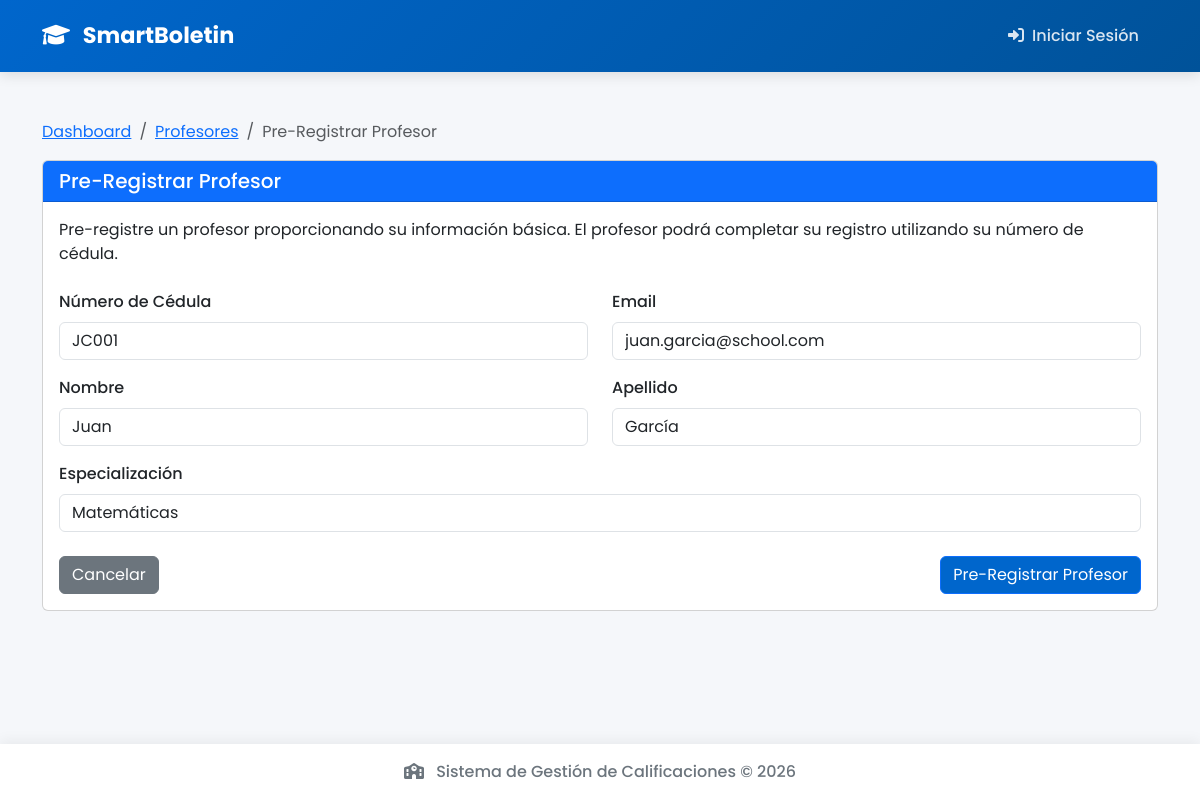
Screenshot of /admin/teachers/1/edit with the database file from the repository.
### app/models/users.py (models this page shows, shortened)
class User(UserMixin, db.Model):
    __tablename__ = 'users'
    id = db.Column(db.Integer, primary_key=True)
    identification_number = db.Column(db.String(20), index=True, unique=True, nullable=True)  # Cédula
    username = db.Column(db.String(64), index=True, unique=True, nullable=True)  # Ahora puede ser nulo
    email = db.Column(db.String(120), index=True, unique=True, nullable=False)
    password_hash = db.Column(db.String(128), nullable=True)  # Puede ser nulo inicialmente
    first_name = db.Column(db.String(64), nullable=False)
    last_name = db.Column(db.String(64), nullable=False)
    role = db.Column(db.String(20), nullable=False, default='teacher')
    is_active = db.Column(db.Boolean, default=True)
    is_registered = db.Column(db.Boolean, default=False)  # Indica si el usuario ha completado su registro
    created_at = db.Column(db.DateTime, default=datetime.utcnow)
    last_login = db.Column(db.DateTime, nullable=True)
    teacher_profile = db.relationship('Teacher', backref='user', uselist=False, cascade='all, delete-orphan')
    admin_profile = db.relationship('Admin', backref='user', uselist=False, cascade='all, delete-orphan')

### app/models/academic.py (models this page shows, shortened)
class Teacher(db.Model):
    __tablename__ = 'teachers'
    id = db.Column(db.Integer, primary_key=True)
    user_id = db.Column(db.Integer, db.ForeignKey('users.id'), nullable=False)
    first_name = db.Column(db.String(64), nullable=True)  # Para casos donde se crea automáticamente
    last_name = db.Column(db.String(64), nullable=True)   # Para casos donde se crea automáticamente
    employee_id = db.Column(db.String(20), unique=True, nullable=True)  # Para identificación
    specialization = db.Column(db.String(100))
    qualification = db.Column(db.String(100))
    phone = db.Column(db.String(20))
    identification_number = db.Column(db.String(20), unique=True)
    is_registered = db.Column(db.Boolean, default=False)
    hire_date = db.Column(db.Date, nullable=True)
    is_active = db.Column(db.Boolean, default=True)
    created_at = db.Column(db.DateTime, default=datetime.utcnow)
    assignments = db.relationship('TeacherAssignment', backref='teacher', lazy='dynamic')

### app/routes/admin.py (the view, shortened to what this page needs)
@admin.route('/teachers/<int:id>/edit', methods=['GET', 'POST'])
def edit_teacher(id):
    teacher = Teacher.query.get_or_404(id)
    form = TeacherPreRegistrationForm()
    if request.method == 'GET':
        form.identification_number.data = teacher.user.identification_number
        form.email.data = teacher.user.email
        form.first_name.data = teacher.user.first_name
        form.last_name.data = teacher.user.last_name
        form.specialization.data = teacher.specialization
    return render_template('admin/teacher_pre_register.html', title='Editar Profesor', form=form, teacher=teacher)

### app/forms/admin_forms.py (shortened to what this page needs)
class TeacherPreRegistrationForm(FlaskForm):
    identification_number = StringField('Número de Cédula', validators=[DataRequired(), Length(min=4, max=20)])
    email = StringField('Email', validators=[DataRequired(), Email()])
    first_name = StringField('Nombre', validators=[DataRequired(), Length(max=64)])
    last_name = StringField('Apellido', validators=[DataRequired(), Length(max=64)])
    specialization = StringField('Especialización', validators=[Optional(), Length(max=100)])
    submit = SubmitField('Pre-Registrar Profesor')

### app/routes/admin.py (called while the page is built)
@admin.before_request
def check_admin():
    if current_app.config.get('DEMO_MODE'):
        return  # En DEMO, permitir acceso a todos

### app/templates/admin/teacher_pre_register.html (shortened to what this page needs)
{% extends "base.html" %}
{% block content %}
<div class="container mt-4">
    <div class="row">
        <div class="col-md-12">
            <nav aria-label="breadcrumb">
                <ol class="breadcrumb">
                    <li class="breadcrumb-item"><a href="{{ url_for('admin.dashboard') }}">Dashboard</a></li>
                    <li class="breadcrumb-item"><a href="{{ url_for('admin.teachers') }}">Profesores</a></li>
                    <li class="breadcrumb-item active" aria-current="page">Pre-Registrar Profesor</li>
                </ol>
            </nav>
            <div class="card">
                <div class="card-header bg-primary text-white">
                    <h5 class="mb-0">Pre-Registrar Profesor</h5>
                </div>
                <div class="card-body">
                    <p class="card-text mb-4">
                        Pre-registre un profesor proporcionando su información básica. El profesor podrá completar su registro
                        utilizando su número de cédula.
                    </p>
                    <form method="POST">
                        <div class="row">
                            <div class="col-md-6">
                                <div class="form-group mb-3">
                                    {{ form.identification_number.label(class="form-label") }}
                                    {{ form.identification_number(class="form-control", placeholder="Ingrese el número de cédula") }}
                                </div>
                            </div>
                            <div class="col-md-6">
                                <div class="form-group mb-3">
                                    {{ form.email.label(class="form-label") }}
                                    {{ form.email(class="form-control", placeholder="Ingrese el correo electrónico") }}
                                </div>
                            </div>
                        </div>
                        <div class="row">
                            <div class="col-md-6">
                                <div class="form-group mb-3">
                                    {{ form.first_name.label(class="form-label") }}
                                    {{ form.first_name(class="form-control", placeholder="Ingrese el nombre") }}
                                </div>
                            </div>
                            <div class="col-md-6">
                                <div class="form-group mb-3">
                                    {{ form.last_name.label(class="form-label") }}
                                    {{ form.last_name(class="form-control", placeholder="Ingrese el apellido") }}
                                </div>
                            </div>
                        </div>
                        <div class="form-group mb-4">
                            {{ form.specialization.label(class="form-label") }}
                            {{ form.specialization(class="form-control", placeholder="Ingrese la especialización") }}
                        </div>
                        <div class="d-flex justify-content-between">
                            <a href="{{ url_for('admin.teachers') }}" class="btn btn-secondary">Cancelar</a>
                            {{ form.submit(class="btn btn-primary") }}
                        </div>
                    </form>
                </div>
            </div>
        </div>
    </div>
</div>
{% endblock %}

### app/static/css/style.css (style rules this page uses)
:root { --primary-color: #0066cc; --primary-light: #4a9ff5; --secondary-color: #005299; --accent-color: #00b4d8; --light-color: #f8f9fa; --dark-color: #212529; --success-color: #4CAF50; --warning-color: #ff9800; --danger-color: #f44336; --info-color: #0099ff; }
body { font-family: 'Poppins', sans-serif; background-color: #f5f7fa; min-height: 100vh; display: flex; flex-direction: column; }
.btn-primary { background: var(--primary-color); color: white; }
.form-label { font-weight: 500; margin-bottom: 0.5rem; color: var(--dark-color); }

### rows the page displays
User: identification_number "JC001", email "juan.garcia@school.com", first_name "Juan", last_name "García"
Teacher: specialization "Matemáticas"
